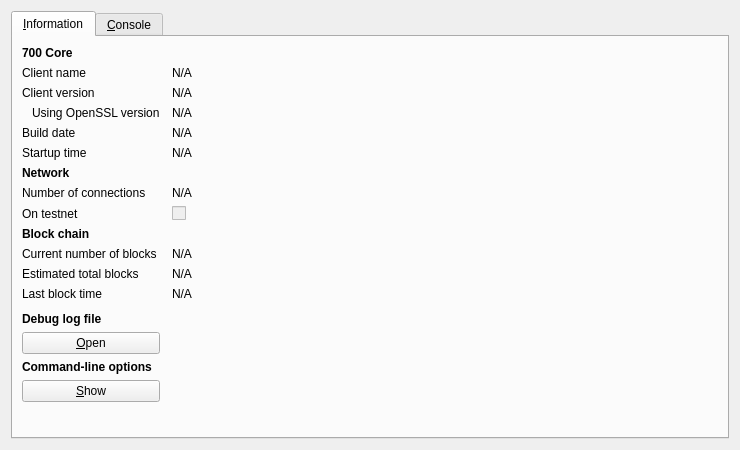
<?xml version="1.0" encoding="UTF-8"?>
<ui version="4.0">
 <class>RPCConsole</class>
 <widget class="QDialog" name="RPCConsole">
  <property name="geometry">
   <rect>
    <x>0</x>
    <y>0</y>
    <width>740</width>
    <height>450</height>
   </rect>
  </property>
  <property name="windowTitle">
   <string>700 - Debug window</string>
  </property>
  <layout class="QVBoxLayout" name="verticalLayout_2">
   <item>
    <widget class="QTabWidget" name="tabWidget">
     <property name="currentIndex">
      <number>0</number>
     </property>
     <widget class="QWidget" name="tab_info">
      <attribute name="title">
       <string>&amp;Information</string>
      </attribute>
      <layout class="QGridLayout" name="gridLayout" columnstretch="0,1">
       <property name="horizontalSpacing">
        <number>12</number>
       </property>
       <item row="0" column="0">
        <widget class="QLabel" name="label_9">
         <property name="font">
          <font>
           <weight>75</weight>
           <bold>true</bold>
          </font>
         </property>
         <property name="text">
          <string>700 Core</string>
         </property>
        </widget>
       </item>
       <item row="1" column="0">
        <widget class="QLabel" name="label_5">
         <property name="text">
          <string>Client name</string>
         </property>
        </widget>
       </item>
       <item row="1" column="1">
        <widget class="QLabel" name="clientName">
         <property name="cursor">
          <cursorShape>IBeamCursor</cursorShape>
         </property>
         <property name="text">
          <string>N/A</string>
         </property>
         <property name="textFormat">
          <enum>Qt::PlainText</enum>
         </property>
         <property name="textInteractionFlags">
          <set>Qt::LinksAccessibleByMouse|Qt::TextSelectableByKeyboard|Qt::TextSelectableByMouse</set>
         </property>
        </widget>
       </item>
       <item row="2" column="0">
        <widget class="QLabel" name="label_6">
         <property name="text">
          <string>Client version</string>
         </property>
        </widget>
       </item>
       <item row="2" column="1">
        <widget class="QLabel" name="clientVersion">
         <property name="cursor">
          <cursorShape>IBeamCursor</cursorShape>
         </property>
         <property name="text">
          <string>N/A</string>
         </property>
         <property name="textFormat">
          <enum>Qt::PlainText</enum>
         </property>
         <property name="textInteractionFlags">
          <set>Qt::LinksAccessibleByMouse|Qt::TextSelectableByKeyboard|Qt::TextSelectableByMouse</set>
         </property>
        </widget>
       </item>
       <item row="3" column="0">
        <widget class="QLabel" name="label_14">
         <property name="text">
          <string>Using OpenSSL version</string>
         </property>
         <property name="indent">
          <number>10</number>
         </property>
        </widget>
       </item>
       <item row="3" column="1">
        <widget class="QLabel" name="openSSLVersion">
         <property name="cursor">
          <cursorShape>IBeamCursor</cursorShape>
         </property>
         <property name="text">
          <string>N/A</string>
         </property>
         <property name="textFormat">
          <enum>Qt::PlainText</enum>
         </property>
         <property name="textInteractionFlags">
          <set>Qt::LinksAccessibleByMouse|Qt::TextSelectableByKeyboard|Qt::TextSelectableByMouse</set>
         </property>
        </widget>
       </item>
       <item row="4" column="0">
        <widget class="QLabel" name="label_12">
         <property name="text">
          <string>Build date</string>
         </property>
        </widget>
       </item>
       <item row="4" column="1">
        <widget class="QLabel" name="buildDate">
         <property name="cursor">
          <cursorShape>IBeamCursor</cursorShape>
         </property>
         <property name="text">
          <string>N/A</string>
         </property>
         <property name="textFormat">
          <enum>Qt::PlainText</enum>
         </property>
         <property name="textInteractionFlags">
          <set>Qt::LinksAccessibleByMouse|Qt::TextSelectableByKeyboard|Qt::TextSelectableByMouse</set>
         </property>
        </widget>
       </item>
       <item row="5" column="0">
        <widget class="QLabel" name="label_13">
         <property name="text">
          <string>Startup time</string>
         </property>
        </widget>
       </item>
       <item row="5" column="1">
        <widget class="QLabel" name="startupTime">
         <property name="cursor">
          <cursorShape>IBeamCursor</cursorShape>
         </property>
         <property name="text">
          <string>N/A</string>
         </property>
         <property name="textFormat">
          <enum>Qt::PlainText</enum>
         </property>
         <property name="textInteractionFlags">
          <set>Qt::LinksAccessibleByMouse|Qt::TextSelectableByKeyboard|Qt::TextSelectableByMouse</set>
         </property>
        </widget>
       </item>
       <item row="6" column="0">
        <widget class="QLabel" name="label_11">
         <property name="font">
          <font>
           <weight>75</weight>
           <bold>true</bold>
          </font>
         </property>
         <property name="text">
          <string>Network</string>
         </property>
        </widget>
       </item>
       <item row="7" column="0">
        <widget class="QLabel" name="label_7">
         <property name="text">
          <string>Number of connections</string>
         </property>
        </widget>
       </item>
       <item row="7" column="1">
        <widget class="QLabel" name="numberOfConnections">
         <property name="cursor">
          <cursorShape>IBeamCursor</cursorShape>
         </property>
         <property name="text">
          <string>N/A</string>
         </property>
         <property name="textFormat">
          <enum>Qt::PlainText</enum>
         </property>
         <property name="textInteractionFlags">
          <set>Qt::LinksAccessibleByMouse|Qt::TextSelectableByKeyboard|Qt::TextSelectableByMouse</set>
         </property>
        </widget>
       </item>
       <item row="8" column="0">
        <widget class="QLabel" name="label_8">
         <property name="text">
          <string>On testnet</string>
         </property>
        </widget>
       </item>
       <item row="8" column="1">
        <widget class="QCheckBox" name="isTestNet">
         <property name="enabled">
          <bool>false</bool>
         </property>
         <property name="text">
          <string/>
         </property>
        </widget>
       </item>
       <item row="9" column="0">
        <widget class="QLabel" name="label_10">
         <property name="font">
          <font>
           <weight>75</weight>
           <bold>true</bold>
          </font>
         </property>
         <property name="text">
          <string>Block chain</string>
         </property>
        </widget>
       </item>
       <item row="10" column="0">
        <widget class="QLabel" name="label_3">
         <property name="text">
          <string>Current number of blocks</string>
         </property>
        </widget>
       </item>
       <item row="10" column="1">
        <widget class="QLabel" name="numberOfBlocks">
         <property name="cursor">
          <cursorShape>IBeamCursor</cursorShape>
         </property>
         <property name="text">
          <string>N/A</string>
         </property>
         <property name="textFormat">
          <enum>Qt::PlainText</enum>
         </property>
         <property name="textInteractionFlags">
          <set>Qt::LinksAccessibleByMouse|Qt::TextSelectableByKeyboard|Qt::TextSelectableByMouse</set>
         </property>
        </widget>
       </item>
       <item row="11" column="0">
        <widget class="QLabel" name="label_4">
         <property name="text">
          <string>Estimated total blocks</string>
         </property>
        </widget>
       </item>
       <item row="11" column="1">
        <widget class="QLabel" name="totalBlocks">
         <property name="cursor">
          <cursorShape>IBeamCursor</cursorShape>
         </property>
         <property name="text">
          <string>N/A</string>
         </property>
         <property name="textFormat">
          <enum>Qt::PlainText</enum>
         </property>
         <property name="textInteractionFlags">
          <set>Qt::LinksAccessibleByMouse|Qt::TextSelectableByKeyboard|Qt::TextSelectableByMouse</set>
         </property>
        </widget>
       </item>
       <item row="12" column="0">
        <widget class="QLabel" name="label_2">
         <property name="text">
          <string>Last block time</string>
         </property>
        </widget>
       </item>
       <item row="12" column="1">
        <widget class="QLabel" name="lastBlockTime">
         <property name="cursor">
          <cursorShape>IBeamCursor</cursorShape>
         </property>
         <property name="text">
          <string>N/A</string>
         </property>
         <property name="textFormat">
          <enum>Qt::PlainText</enum>
         </property>
         <property name="textInteractionFlags">
          <set>Qt::LinksAccessibleByMouse|Qt::TextSelectableByKeyboard|Qt::TextSelectableByMouse</set>
         </property>
        </widget>
       </item>
       <item row="13" column="0">
        <spacer name="verticalSpacer_2">
         <property name="orientation">
          <enum>Qt::Vertical</enum>
         </property>
         <property name="sizeHint" stdset="0">
          <size>
           <width>20</width>
           <height>20</height>
          </size>
         </property>
        </spacer>
       </item>
       <item row="14" column="0">
        <widget class="QLabel" name="labelDebugLogfile">
         <property name="font">
          <font>
           <weight>75</weight>
           <bold>true</bold>
          </font>
         </property>
         <property name="text">
          <string>Debug log file</string>
         </property>
        </widget>
       </item>
       <item row="15" column="0">
        <widget class="QPushButton" name="openDebugLogfileButton">
         <property name="toolTip">
          <string>Open the 700 debug log file from the current data directory. This can take a few seconds for large log files.</string>
         </property>
         <property name="text">
          <string>&amp;Open</string>
         </property>
         <property name="autoDefault">
          <bool>false</bool>
         </property>
        </widget>
       </item>
       <item row="16" column="0">
        <widget class="QLabel" name="labelCLOptions">
         <property name="font">
          <font>
           <weight>75</weight>
           <bold>true</bold>
          </font>
         </property>
         <property name="text">
          <string>Command-line options</string>
         </property>
        </widget>
       </item>
       <item row="17" column="0">
        <widget class="QPushButton" name="showCLOptionsButton">
         <property name="toolTip">
          <string>Show the 700-Qt help message to get a list with possible 700 command-line options.</string>
         </property>
         <property name="text">
          <string>&amp;Show</string>
         </property>
         <property name="autoDefault">
          <bool>false</bool>
         </property>
        </widget>
       </item>
       <item row="18" column="0">
        <spacer name="verticalSpacer">
         <property name="orientation">
          <enum>Qt::Vertical</enum>
         </property>
         <property name="sizeHint" stdset="0">
          <size>
           <width>20</width>
           <height>40</height>
          </size>
         </property>
        </spacer>
       </item>
      </layout>
     </widget>
     <widget class="QWidget" name="tab_console">
      <attribute name="title">
       <string>&amp;Console</string>
      </attribute>
      <layout class="QVBoxLayout" name="verticalLayout_3">
       <property name="spacing">
        <number>3</number>
       </property>
       <item>
        <widget class="QTextEdit" name="messagesWidget">
         <property name="minimumSize">
          <size>
           <width>0</width>
           <height>100</height>
          </size>
         </property>
         <property name="readOnly">
          <bool>true</bool>
         </property>
         <property name="tabKeyNavigation" stdset="0">
          <bool>false</bool>
         </property>
         <property name="columnCount" stdset="0">
          <number>2</number>
         </property>
        </widget>
       </item>
       <item>
        <layout class="QHBoxLayout" name="horizontalLayout">
         <property name="spacing">
          <number>3</number>
         </property>
         <item>
          <widget class="QLabel" name="label">
           <property name="text">
            <string notr="true">&gt;</string>
           </property>
          </widget>
         </item>
         <item>
          <widget class="QLineEdit" name="lineEdit"/>
         </item>
         <item>
          <widget class="QPushButton" name="clearButton">
           <property name="maximumSize">
            <size>
             <width>24</width>
             <height>24</height>
            </size>
           </property>
           <property name="toolTip">
            <string>Clear console</string>
           </property>
           <property name="text">
            <string/>
           </property>
           <property name="icon">
            <iconset resource="../bitcoin.qrc">
             <normaloff>:/icons/remove</normaloff>:/icons/remove</iconset>
           </property>
           <property name="shortcut">
            <string notr="true">Ctrl+L</string>
           </property>
           <property name="autoDefault">
            <bool>false</bool>
           </property>
          </widget>
         </item>
        </layout>
       </item>
      </layout>
     </widget>
    </widget>
   </item>
  </layout>
 </widget>
 <resources>
  <include location="../bitcoin.qrc"/>
 </resources>
 <connections/>
</ui>
